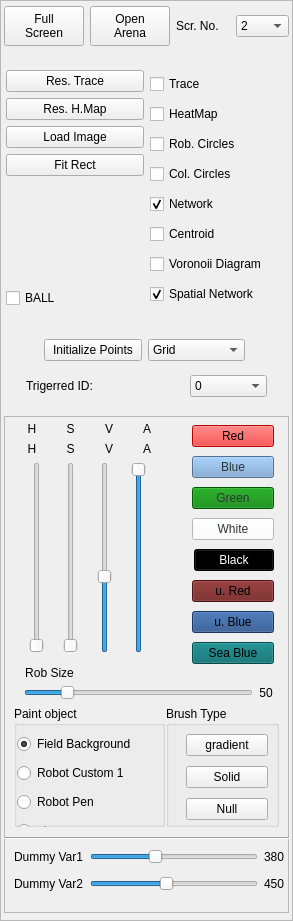
    <widget class="QFrame" name="frame_5">
     <property name="geometry">
      <rect>
       <x>1030</x>
       <y>50</y>
       <width>293</width>
       <height>921</height>
      </rect>
     </property>
     <property name="frameShape">
      <enum>QFrame::StyledPanel</enum>
     </property>
     <property name="frameShadow">
      <enum>QFrame::Raised</enum>
     </property>
     <widget class="QWidget" name="gridLayoutWidget">
      <property name="geometry">
       <rect>
        <x>6</x>
        <y>70</y>
        <width>281</width>
        <height>238</height>
       </rect>
      </property>
      <layout class="QGridLayout" name="gridLayout_2">
       <item row="0" column="0">
        <layout class="QGridLayout" name="gridLayout_9">
         <item row="4" column="0">
          <spacer name="verticalSpacer">
           <property name="orientation">
            <enum>Qt::Vertical</enum>
           </property>
           <property name="sizeHint" stdset="0">
            <size>
             <width>20</width>
             <height>40</height>
            </size>
           </property>
          </spacer>
         </item>
         <item row="1" column="0">
          <widget class="QPushButton" name="resetHMap_pushButton">
           <property name="font">
            <font>
             <pointsize>9</pointsize>
            </font>
           </property>
           <property name="text">
            <string>Res. H.Map</string>
           </property>
          </widget>
         </item>
         <item row="3" column="0">
          <widget class="QPushButton" name="fitRect_pushButton">
           <property name="text">
            <string>Fit Rect</string>
           </property>
          </widget>
         </item>
         <item row="2" column="0">
          <widget class="QPushButton" name="fromImage_pushButton">
           <property name="text">
            <string>Load Image</string>
           </property>
           <property name="checkable">
            <bool>true</bool>
           </property>
          </widget>
         </item>
         <item row="0" column="0">
          <widget class="QPushButton" name="resetTrace_pushButton">
           <property name="font">
            <font>
             <pointsize>9</pointsize>
            </font>
           </property>
           <property name="text">
            <string>Res. Trace</string>
           </property>
          </widget>
         </item>
         <item row="5" column="0">
          <widget class="QCheckBox" name="drawBall">
           <property name="text">
            <string>BALL</string>
           </property>
          </widget>
         </item>
        </layout>
       </item>
       <item row="0" column="1">
        <layout class="QVBoxLayout" name="verticalLayout_10">
         <item>
          <widget class="QCheckBox" name="drawTrace_CheckBox">
           <property name="text">
            <string>Trace</string>
           </property>
          </widget>
         </item>
         <item>
          <widget class="QCheckBox" name="drawHeatMap_CheckBox">
           <property name="text">
            <string>HeatMap</string>
           </property>
          </widget>
         </item>
         <item>
          <widget class="QCheckBox" name="drawRobCircles_CheckBox">
           <property name="text">
            <string>Rob. Circles</string>
           </property>
           <property name="checked">
            <bool>false</bool>
           </property>
          </widget>
         </item>
         <item>
          <widget class="QCheckBox" name="drawColCircles_CheckBox">
           <property name="text">
            <string>Col. Circles</string>
           </property>
           <property name="checked">
            <bool>false</bool>
           </property>
          </widget>
         </item>
         <item>
          <widget class="QCheckBox" name="draw_network">
           <property name="enabled">
            <bool>true</bool>
           </property>
           <property name="text">
            <string>Network</string>
           </property>
           <property name="checked">
            <bool>true</bool>
           </property>
          </widget>
         </item>
         <item>
          <widget class="QCheckBox" name="draw_centroid">
           <property name="enabled">
            <bool>true</bool>
           </property>
           <property name="text">
            <string>Centroid</string>
           </property>
           <property name="checked">
            <bool>false</bool>
           </property>
          </widget>
         </item>
         <item>
          <widget class="QCheckBox" name="draw_voronoii">
           <property name="enabled">
            <bool>true</bool>
           </property>
           <property name="text">
            <string>Voronoii Diagram</string>
           </property>
           <property name="checked">
            <bool>false</bool>
           </property>
          </widget>
         </item>
         <item>
          <widget class="QCheckBox" name="draw_spatial_netw">
           <property name="enabled">
            <bool>true</bool>
           </property>
           <property name="text">
            <string>Spatial Network</string>
           </property>
           <property name="checked">
            <bool>true</bool>
           </property>
          </widget>
         </item>
        </layout>
       </item>
      </layout>
     </widget>
     <widget class="QFrame" name="frame_3">
      <property name="geometry">
       <rect>
        <x>4</x>
        <y>416</y>
        <width>285</width>
        <height>497</height>
       </rect>
      </property>
      <property name="frameShape">
       <enum>QFrame::StyledPanel</enum>
      </property>
      <property name="frameShadow">
       <enum>QFrame::Raised</enum>
      </property>
      <widget class="QWidget" name="layoutWidget_24">
       <property name="geometry">
        <rect>
         <x>12</x>
         <y>6</y>
         <width>147</width>
         <height>231</height>
        </rect>
       </property>
       <layout class="QVBoxLayout" name="verticalLayout_15">
        <property name="sizeConstraint">
         <enum>QLayout::SetDefaultConstraint</enum>
        </property>
        <item>
         <layout class="QVBoxLayout" name="verticalLayout_16">
          <item>
           <layout class="QHBoxLayout" name="horizontalLayout_24">
            <item>
             <widget class="QLabel" name="label_40">
              <property name="autoFillBackground">
               <bool>false</bool>
              </property>
              <property name="styleSheet">
               <string notr="true"/>
              </property>
              <property name="text">
               <string>H</string>
              </property>
              <property name="alignment">
               <set>Qt::AlignCenter</set>
              </property>
              <property name="buddy">
               <cstring>V_slider</cstring>
              </property>
             </widget>
            </item>
            <item>
             <widget class="QLabel" name="label_24">
              <property name="autoFillBackground">
               <bool>false</bool>
              </property>
              <property name="styleSheet">
               <string notr="true"/>
              </property>
              <property name="text">
               <string>S</string>
              </property>
              <property name="alignment">
               <set>Qt::AlignCenter</set>
              </property>
              <property name="buddy">
               <cstring>H_slider</cstring>
              </property>
             </widget>
            </item>
            <item>
             <widget class="QLabel" name="label_25">
              <property name="autoFillBackground">
               <bool>false</bool>
              </property>
              <property name="styleSheet">
               <string notr="true"/>
              </property>
              <property name="text">
               <string>V</string>
              </property>
              <property name="alignment">
               <set>Qt::AlignCenter</set>
              </property>
              <property name="buddy">
               <cstring>S_slider</cstring>
              </property>
             </widget>
            </item>
            <item>
             <widget class="QLabel" name="label_26">
              <property name="autoFillBackground">
               <bool>false</bool>
              </property>
              <property name="styleSheet">
               <string notr="true"/>
              </property>
              <property name="text">
               <string>A</string>
              </property>
              <property name="alignment">
               <set>Qt::AlignCenter</set>
              </property>
              <property name="buddy">
               <cstring>V_slider</cstring>
              </property>
             </widget>
            </item>
           </layout>
          </item>
          <item>
           <layout class="QHBoxLayout" name="horizontalLayout_25">
            <item>
             <widget class="QLabel" name="H_label">
              <property name="autoFillBackground">
               <bool>false</bool>
              </property>
              <property name="styleSheet">
               <string notr="true"/>
              </property>
              <property name="text">
               <string>H</string>
              </property>
              <property name="alignment">
               <set>Qt::AlignCenter</set>
              </property>
             </widget>
            </item>
            <item>
             <widget class="QLabel" name="S_label">
              <property name="autoFillBackground">
               <bool>false</bool>
              </property>
              <property name="styleSheet">
               <string notr="true"/>
              </property>
              <property name="text">
               <string>S</string>
              </property>
              <property name="alignment">
               <set>Qt::AlignCenter</set>
              </property>
             </widget>
            </item>
            <item>
             <widget class="QLabel" name="V_label">
              <property name="autoFillBackground">
               <bool>false</bool>
              </property>
              <property name="styleSheet">
               <string notr="true"/>
              </property>
              <property name="text">
               <string>V</string>
              </property>
              <property name="alignment">
               <set>Qt::AlignCenter</set>
              </property>
             </widget>
            </item>
            <item>
             <widget class="QLabel" name="A_label">
              <property name="autoFillBackground">
               <bool>false</bool>
              </property>
              <property name="styleSheet">
               <string notr="true"/>
              </property>
              <property name="text">
               <string>A</string>
              </property>
              <property name="alignment">
               <set>Qt::AlignCenter</set>
              </property>
             </widget>
            </item>
           </layout>
          </item>
         </layout>
        </item>
        <item>
         <layout class="QHBoxLayout" name="horizontalLayout_26">
          <item>
           <widget class="QSlider" name="H_slider">
            <property name="autoFillBackground">
             <bool>false</bool>
            </property>
            <property name="styleSheet">
             <string notr="true"/>
            </property>
            <property name="maximum">
             <number>359</number>
            </property>
            <property name="orientation">
             <enum>Qt::Vertical</enum>
            </property>
           </widget>
          </item>
          <item>
           <widget class="QSlider" name="S_slider">
            <property name="autoFillBackground">
             <bool>false</bool>
            </property>
            <property name="styleSheet">
             <string notr="true"/>
            </property>
            <property name="maximum">
             <number>255</number>
            </property>
            <property name="value">
             <number>0</number>
            </property>
            <property name="orientation">
             <enum>Qt::Vertical</enum>
            </property>
           </widget>
          </item>
          <item>
           <widget class="QSlider" name="V_slider">
            <property name="autoFillBackground">
             <bool>false</bool>
            </property>
            <property name="styleSheet">
             <string notr="true"/>
            </property>
            <property name="maximum">
             <number>255</number>
            </property>
            <property name="value">
             <number>100</number>
            </property>
            <property name="orientation">
             <enum>Qt::Vertical</enum>
            </property>
           </widget>
          </item>
          <item>
           <widget class="QSlider" name="A_slider">
            <property name="autoFillBackground">
             <bool>false</bool>
            </property>
            <property name="styleSheet">
             <string notr="true"/>
            </property>
            <property name="maximum">
             <number>100</number>
            </property>
            <property name="value">
             <number>100</number>
            </property>
            <property name="orientation">
             <enum>Qt::Vertical</enum>
            </property>
           </widget>
          </item>
         </layout>
        </item>
       </layout>
      </widget>
      <widget class="QWidget" name="layoutWidget">
       <property name="geometry">
        <rect>
         <x>188</x>
         <y>6</y>
         <width>82</width>
         <height>252</height>
        </rect>
       </property>
       <layout class="QVBoxLayout" name="verticalLayout_14">
        <item>
         <widget class="QPushButton" name="red_pushButton">
          <property name="styleSheet">
           <string notr="true">background-color: red;</string>
          </property>
          <property name="text">
           <string>Red</string>
          </property>
         </widget>
        </item>
        <item>
         <widget class="QPushButton" name="blue_pushButton">
          <property name="styleSheet">
           <string notr="true">background-color: rgb(114, 159, 207);; 
color: rgb(46, 52, 54);</string>
          </property>
          <property name="text">
           <string>Blue</string>
          </property>
         </widget>
        </item>
        <item>
         <widget class="QPushButton" name="green_pushButton">
          <property name="styleSheet">
           <string notr="true">background-color: green;
color: rgb(46, 52, 54);</string>
          </property>
          <property name="text">
           <string>Green</string>
          </property>
         </widget>
        </item>
        <item>
         <widget class="QPushButton" name="white_pushButton">
          <property name="styleSheet">
           <string notr="true">background-color: rgb(255, 255, 255);
color: rgb(46, 52, 54);</string>
          </property>
          <property name="text">
           <string>White</string>
          </property>
         </widget>
        </item>
        <item alignment="Qt::AlignRight">
         <widget class="QPushButton" name="black_pushButton">
          <property name="styleSheet">
           <string notr="true">background-color: rgb(0, 0, 0);
color: rgb(255, 255, 255);</string>
          </property>
          <property name="text">
           <string>Black</string>
          </property>
         </widget>
        </item>
        <item>
         <widget class="QPushButton" name="userRed_pushButton">
          <property name="styleSheet">
           <string notr="true">background-color: rgb(108, 24, 24);</string>
          </property>
          <property name="text">
           <string>u. Red</string>
          </property>
         </widget>
        </item>
        <item>
         <widget class="QPushButton" name="userBlue_pushButton">
          <property name="styleSheet">
           <string notr="true">background-color: rgb(32, 74, 135);</string>
          </property>
          <property name="text">
           <string>u. Blue</string>
          </property>
         </widget>
        </item>
        <item>
         <widget class="QPushButton" name="seaBlue_pushButton">
          <property name="styleSheet">
           <string notr="true">background-color: rgb(0, 105, 108);</string>
          </property>
          <property name="text">
           <string>Sea Blue</string>
          </property>
         </widget>
        </item>
       </layout>
      </widget>
      <widget class="QGroupBox" name="groupBox">
       <property name="geometry">
        <rect>
         <x>10</x>
         <y>290</y>
         <width>151</width>
         <height>121</height>
        </rect>
       </property>
       <property name="title">
        <string>Paint object</string>
       </property>
       <widget class="QWidget" name="layoutWidget">
        <property name="geometry">
         <rect>
          <x>3</x>
          <y>25</y>
          <width>144</width>
          <height>116</height>
         </rect>
        </property>
        <layout class="QVBoxLayout" name="verticalLayout_7">
         <item>
          <widget class="QRadioButton" name="radioButton">
           <property name="text">
            <string>Field Background</string>
           </property>
           <property name="checked">
            <bool>true</bool>
           </property>
           <attribute name="buttonGroup">
            <string notr="true">buttonGroupPaintObject</string>
           </attribute>
          </widget>
         </item>
         <item>
          <widget class="QRadioButton" name="radioButton_2">
           <property name="text">
            <string>Robot Custom 1</string>
           </property>
           <attribute name="buttonGroup">
            <string notr="true">buttonGroupPaintObject</string>
           </attribute>
          </widget>
         </item>
         <item>
          <widget class="QRadioButton" name="radioButton_4">
           <property name="text">
            <string>Robot Pen</string>
           </property>
           <attribute name="buttonGroup">
            <string notr="true">buttonGroupPaintObject</string>
           </attribute>
          </widget>
         </item>
         <item>
          <widget class="QRadioButton" name="radioButton_3">
           <property name="text">
            <string>etc</string>
           </property>
           <attribute name="buttonGroup">
            <string notr="true">buttonGroupPaintObject</string>
           </attribute>
          </widget>
         </item>
        </layout>
       </widget>
      </widget>
      <widget class="QLabel" name="label_49">
       <property name="geometry">
        <rect>
         <x>10</x>
         <y>248</y>
         <width>71</width>
         <height>18</height>
        </rect>
       </property>
       <property name="autoFillBackground">
        <bool>false</bool>
       </property>
       <property name="styleSheet">
        <string notr="true"/>
       </property>
       <property name="text">
        <string>Rob Size</string>
       </property>
       <property name="alignment">
        <set>Qt::AlignCenter</set>
       </property>
       <property name="buddy">
        <cstring>H_slider</cstring>
       </property>
      </widget>
      <widget class="QWidget" name="layoutWidget">
       <property name="geometry">
        <rect>
         <x>20</x>
         <y>266</y>
         <width>249</width>
         <height>21</height>
        </rect>
       </property>
       <layout class="QHBoxLayout" name="horizontalLayout_30">
        <item>
         <widget class="QSlider" name="robRendRad_slider">
          <property name="minimum">
           <number>0</number>
          </property>
          <property name="maximum">
           <number>300</number>
          </property>
          <property name="pageStep">
           <number>1</number>
          </property>
          <property name="value">
           <number>50</number>
          </property>
          <property name="orientation">
           <enum>Qt::Horizontal</enum>
          </property>
         </widget>
        </item>
        <item>
         <widget class="QLabel" name="V_label_2">
          <property name="autoFillBackground">
           <bool>false</bool>
          </property>
          <property name="styleSheet">
           <string notr="true"/>
          </property>
          <property name="text">
           <string>50</string>
          </property>
          <property name="alignment">
           <set>Qt::AlignCenter</set>
          </property>
         </widget>
        </item>
       </layout>
      </widget>
      <widget class="QGroupBox" name="groupBox_4">
       <property name="geometry">
        <rect>
         <x>162</x>
         <y>290</y>
         <width>113</width>
         <height>121</height>
        </rect>
       </property>
       <property name="title">
        <string>Brush Type</string>
       </property>
       <widget class="QWidget" name="layoutWidget_7">
        <property name="geometry">
         <rect>
          <x>20</x>
          <y>24</y>
          <width>82</width>
          <height>95</height>
         </rect>
        </property>
        <layout class="QVBoxLayout" name="verticalLayout_18">
         <item>
          <widget class="QPushButton" name="gradientRob_pushButton">
           <property name="styleSheet">
            <string notr="true"/>
           </property>
           <property name="text">
            <string>gradient</string>
           </property>
          </widget>
         </item>
         <item>
          <widget class="QPushButton" name="solidRob_pushButton">
           <property name="styleSheet">
            <string notr="true"/>
           </property>
           <property name="text">
            <string>Solid</string>
           </property>
          </widget>
         </item>
         <item>
          <widget class="QPushButton" name="nullRob_pushButton">
           <property name="styleSheet">
            <string notr="true"/>
           </property>
           <property name="text">
            <string>Null</string>
           </property>
           <property name="checkable">
            <bool>true</bool>
           </property>
          </widget>
         </item>
        </layout>
       </widget>
      </widget>
      <widget class="QWidget" name="layoutWidget">
       <property name="geometry">
        <rect>
         <x>10</x>
         <y>430</y>
         <width>271</width>
         <height>48</height>
        </rect>
       </property>
       <layout class="QVBoxLayout" name="verticalLayout_17">
        <item>
         <layout class="QHBoxLayout" name="horizontalLayout_32">
          <item>
           <widget class="QLabel" name="label_2">
            <property name="text">
             <string>Dummy Var1</string>
            </property>
           </widget>
          </item>
          <item>
           <widget class="QSlider" name="sliderRandom0">
            <property name="maximum">
             <number>1000</number>
            </property>
            <property name="value">
             <number>380</number>
            </property>
            <property name="orientation">
             <enum>Qt::Horizontal</enum>
            </property>
           </widget>
          </item>
          <item>
           <widget class="QLabel" name="sliderRand0_label">
            <property name="text">
             <string>380</string>
            </property>
           </widget>
          </item>
         </layout>
        </item>
        <item>
         <layout class="QHBoxLayout" name="horizontalLayout_33">
          <item>
           <widget class="QLabel" name="label_3">
            <property name="text">
             <string>Dummy Var2</string>
            </property>
           </widget>
          </item>
          <item>
           <widget class="QSlider" name="sliderRandom1">
            <property name="maximum">
             <number>1000</number>
            </property>
            <property name="value">
             <number>450</number>
            </property>
            <property name="orientation">
             <enum>Qt::Horizontal</enum>
            </property>
           </widget>
          </item>
          <item>
           <widget class="QLabel" name="sliderRand1_label">
            <property name="text">
             <string>450</string>
            </property>
           </widget>
          </item>
         </layout>
        </item>
       </layout>
      </widget>
      <widget class="Line" name="line_17">
       <property name="geometry">
        <rect>
         <x>0</x>
         <y>412</y>
         <width>291</width>
         <height>20</height>
        </rect>
       </property>
       <property name="orientation">
        <enum>Qt::Horizontal</enum>
       </property>
      </widget>
     </widget>
     <widget class="QWidget" name="horizontalLayoutWidget">
      <property name="geometry">
       <rect>
        <x>4</x>
        <y>6</y>
        <width>285</width>
        <height>40</height>
       </rect>
      </property>
      <layout class="QHBoxLayout" name="horizontalLayout_17">
       <item>
        <widget class="QPushButton" name="fullScreen_pushButton">
         <property name="sizePolicy">
          <sizepolicy hsizetype="Minimum" vsizetype="Expanding">
           <horstretch>0</horstretch>
           <verstretch>0</verstretch>
          </sizepolicy>
         </property>
         <property name="font">
          <font>
           <pointsize>9</pointsize>
          </font>
         </property>
         <property name="text">
          <string>Full
Screen</string>
         </property>
        </widget>
       </item>
       <item>
        <widget class="QPushButton" name="ArenaWindow_button">
         <property name="sizePolicy">
          <sizepolicy hsizetype="Minimum" vsizetype="Expanding">
           <horstretch>0</horstretch>
           <verstretch>0</verstretch>
          </sizepolicy>
         </property>
         <property name="font">
          <font>
           <pointsize>9</pointsize>
          </font>
         </property>
         <property name="styleSheet">
          <string notr="true"/>
         </property>
         <property name="text">
          <string>Open
Arena</string>
         </property>
         <property name="checkable">
          <bool>true</bool>
         </property>
        </widget>
       </item>
       <item>
        <widget class="QLabel" name="cam_label_6">
         <property name="text">
          <string>Scr. No.</string>
         </property>
        </widget>
       </item>
       <item>
        <widget class="QComboBox" name="screen_comboBox">
         <property name="currentIndex">
          <number>2</number>
         </property>
         <item>
          <property name="text">
           <string>0</string>
          </property>
         </item>
         <item>
          <property name="text">
           <string>1</string>
          </property>
         </item>
         <item>
          <property name="text">
           <string>2</string>
          </property>
         </item>
        </widget>
       </item>
      </layout>
     </widget>
     <widget class="QWidget" name="layoutWidget">
      <property name="geometry">
       <rect>
        <x>26</x>
        <y>372</y>
        <width>241</width>
        <height>29</height>
       </rect>
      </property>
      <layout class="QGridLayout" name="gridLayout_10">
       <item row="0" column="0">
        <widget class="QLabel" name="label_51">
         <property name="text">
          <string>Trigerred ID:</string>
         </property>
        </widget>
       </item>
       <item row="0" column="1">
        <spacer name="horizontalSpacer">
         <property name="orientation">
          <enum>Qt::Horizontal</enum>
         </property>
         <property name="sizeType">
          <enum>QSizePolicy::Fixed</enum>
         </property>
         <property name="sizeHint" stdset="0">
          <size>
           <width>80</width>
           <height>20</height>
          </size>
         </property>
        </spacer>
       </item>
       <item row="0" column="2">
        <widget class="QComboBox" name="TrigID_comboBox">
         <item>
          <property name="text">
           <string>0</string>
          </property>
         </item>
        </widget>
       </item>
      </layout>
     </widget>
     <widget class="QWidget" name="layoutWidget">
      <property name="geometry">
       <rect>
        <x>44</x>
        <y>336</y>
        <width>201</width>
        <height>28</height>
       </rect>
      </property>
      <layout class="QGridLayout" name="gridLayout_11">
       <item row="0" column="0">
        <widget class="QPushButton" name="initPoints_pushButton">
         <property name="text">
          <string>Initialize Points</string>
         </property>
         <property name="checkable">
          <bool>true</bool>
         </property>
        </widget>
       </item>
       <item row="0" column="1">
        <widget class="QComboBox" name="initPoints_comboBox">
         <item>
          <property name="text">
           <string>Grid</string>
          </property>
         </item>
         <item>
          <property name="text">
           <string>Star</string>
          </property>
         </item>
         <item>
          <property name="text">
           <string>Ring</string>
          </property>
         </item>
         <item>
          <property name="text">
           <string>fRead</string>
          </property>
         </item>
        </widget>
       </item>
      </layout>
     </widget>
    </widget>
